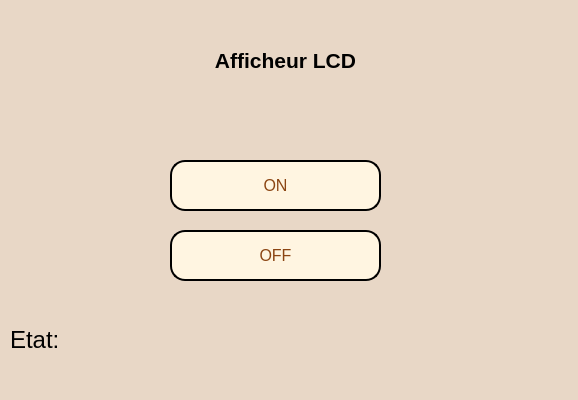
<?xml version="1.0" encoding="UTF-8"?>
<ui version="4.0">
 <class>arduinoafficher</class>
 <widget class="QDialog" name="arduinoafficher">
  <property name="geometry">
   <rect>
    <x>0</x>
    <y>0</y>
    <width>578</width>
    <height>400</height>
   </rect>
  </property>
  <property name="windowTitle">
   <string>Dialog</string>
  </property>
  <property name="styleSheet">
   <string notr="true">background-color:#E8D7C6;

</string>
  </property>
  <widget class="QLabel" name="label_14">
   <property name="geometry">
    <rect>
     <x>20</x>
     <y>30</y>
     <width>531</width>
     <height>61</height>
    </rect>
   </property>
   <property name="font">
    <font>
     <weight>75</weight>
     <bold>true</bold>
    </font>
   </property>
   <property name="styleSheet">
    <string notr="true">/* Style for the label */
background-color: rgb(232, 215, 198);
QLabel {
    font-size: 40px; /* Font size */
    font-weight: bold; /* Bold font */
    color: #ffffff; /* White text color */
    text-transform: uppercase; /* Uppercase text */
    letter-spacing: 2px; /* Letter spacing */
    padding: 10px 20px; /* Padding */
 
    border-radius: 30px; /* Rounded corners */
    box-shadow: 0px 4px 6px rgba(0, 0, 0, 0.1); /* Shadow */
    transition: background-color 0.3s ease; /* Smooth transition */
}


</string>
   </property>
   <property name="text">
    <string>&lt;html&gt;&lt;head/&gt;&lt;body&gt;&lt;p align=&quot;center&quot;&gt;&lt;span style=&quot; font-size:16pt;&quot;&gt;Afficheur LCD&lt;/span&gt;&lt;/p&gt;&lt;/body&gt;&lt;/html&gt;</string>
   </property>
  </widget>
  <widget class="QPushButton" name="onlcd">
   <property name="geometry">
    <rect>
     <x>170</x>
     <y>160</y>
     <width>211</width>
     <height>51</height>
    </rect>
   </property>
   <property name="styleSheet">
    <string notr="true">QPushButton {
    font-size: 12pt; /* Larger font size */
    border: 2px solid #000000; /* Black border */
    border-radius: 15px; /* Rounded corners */
    padding: 10px 20px; /* Padding */
    color: #8B4513; /* White text */
    background-color: #FFF5E1; /* Gold background */
}

QPushButton:hover {
    background-color: #A48569; /* Lighter gold on hover */
}

QPushButton:pressed {
    background-color: #A48569; /* Slightly darker gold when pressed */
}</string>
   </property>
   <property name="text">
    <string>ON</string>
   </property>
  </widget>
  <widget class="QPushButton" name="offlcd">
   <property name="geometry">
    <rect>
     <x>170</x>
     <y>230</y>
     <width>211</width>
     <height>51</height>
    </rect>
   </property>
   <property name="styleSheet">
    <string notr="true">QPushButton {
    font-size: 12pt; /* Larger font size */
    border: 2px solid #000000; /* Black border */
    border-radius: 15px; /* Rounded corners */
    padding: 10px 20px; /* Padding */
    color: #8B4513; /* White text */
    background-color: #FFF5E1; /* Gold background */
}

QPushButton:hover {
    background-color: #A48569; /* Lighter gold on hover */
}

QPushButton:pressed {
    background-color: #A48569; /* Slightly darker gold when pressed */
}</string>
   </property>
   <property name="text">
    <string>OFF</string>
   </property>
  </widget>
  <widget class="QLabel" name="label_etat">
   <property name="geometry">
    <rect>
     <x>10</x>
     <y>310</y>
     <width>421</width>
     <height>61</height>
    </rect>
   </property>
   <property name="font">
    <font>
     <weight>75</weight>
     <bold>true</bold>
    </font>
   </property>
   <property name="styleSheet">
    <string notr="true">/* Style for the label */
background-color: rgb(232, 215, 198);
QLabel {
    font-size: 40px; /* Font size */
    font-weight: bold; /* Bold font */
    color: #ffffff; /* White text color */
    text-transform: uppercase; /* Uppercase text */
    letter-spacing: 2px; /* Letter spacing */
    padding: 10px 20px; /* Padding */
 
    border-radius: 30px; /* Rounded corners */
    box-shadow: 0px 4px 6px rgba(0, 0, 0, 0.1); /* Shadow */
    transition: background-color 0.3s ease; /* Smooth transition */
}


</string>
   </property>
   <property name="text">
    <string>&lt;html&gt;&lt;head/&gt;&lt;body&gt;&lt;p&gt;&lt;span style=&quot; font-size:18pt; font-weight:400; color:#000000;&quot;&gt;Etat:&lt;/span&gt;&lt;/p&gt;&lt;/body&gt;&lt;/html&gt;</string>
   </property>
  </widget>
 </widget>
 <resources/>
 <connections/>
</ui>
